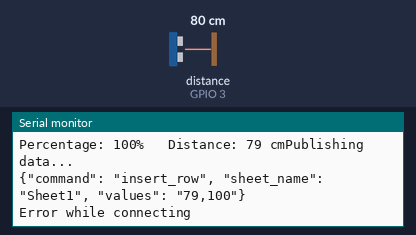
Simulated run of this sketch. Board: ESP8266 (NodeMCU). Shown: the last lines printed to the serial monitor. Wiring (inferred from the names in the program): ultrasonic range finder: trigger GPIO 2; echo GPIO 3. The test bench sets the inputs (shaded band); at power-on: distance to the obstacle (sensor on GPIO 3) 80 cm. The echo pulse lasts 58.3 µs per cm; WiFi joins after 1.5 s; servers stay silent unless stated.

Above: at 3.4 s.
3.5 s: distance to the obstacle (sensor on GPIO 3) set to 2 cm
At 7.65 s:
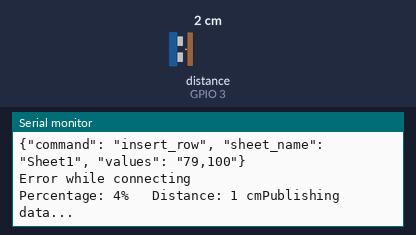
9.4 s: distance to the obstacle (sensor on GPIO 3) set to 4 cm
At 13.9 s:
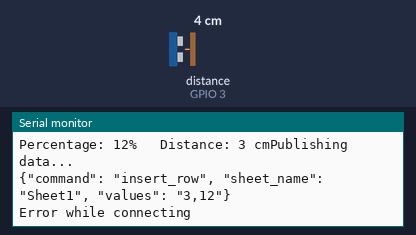
Timing chart, 0 to 15.4 s (numbered marks = the images above; inputs shaded):
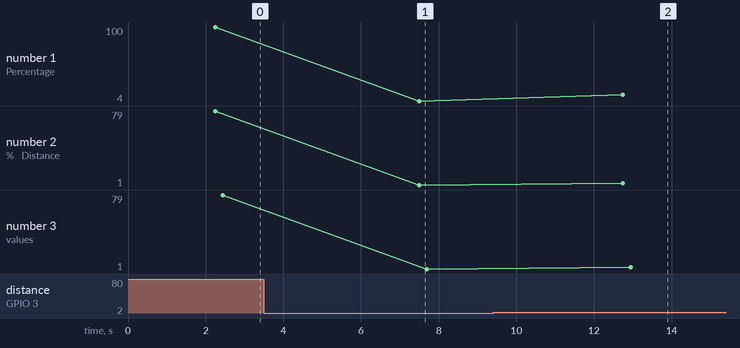

Measured:
- after the input at 3.5 s, the serial monitor: prints a new line after 4.0 s (image 1)
- after the input at 9.4 s, the serial monitor: prints a new line after 3.3 s (image 2)
- plotted number 1: 100 → 4 after the input at 3.5 s, 4 → 12 after the input at 9.4 s
- plotted number 2: 1 → 3 after the input at 9.4 s
- plotted number 3: 1 → 3 after the input at 9.4 s

The sketch:

ultrasonic_esp8266.ino
```cpp
#include <Arduino.h>
#include <ESP8266WiFi.h>
#include "HTTPSRedirect.h"

//Ultrasonic sensor
#define Trig_pin 2
#define Echo_pin 3
#define MAX_DISTANCE 300

// Enter network credentials:
const char* ssid     = "";
const char* password = "";

// Enter Google Script Deployment ID: CHANGE IF YOU CREATED NEW SPREADSHEET AND NEW DEPLOYMENT
const char *GScriptId = "AKfycbwtPs0ayulB02P2t3gbKtn_cZ1cBzy_khCVCTH5oTy8ByvmMLMjh72JNVCsIF0EDLtF-A";

// Enter command (insert_row or append_row) and your Google Sheets sheet name (default is Sheet1):
String payload_base =  "{\"command\": \"insert_row\", \"sheet_name\": \"Sheet1\", \"values\": ";
String payload = "";

// Google Sheets setup (do not edit)
const char* host = "script.google.com";
const int httpsPort = 443;
const char* fingerprint = "";
String url = String("/macros/s/") + GScriptId + "/exec";
HTTPSRedirect* client = nullptr;

void setup() {

  Serial.begin(9600);
  pinMode(Trig_pin, OUTPUT);
  pinMode(Echo_pin, INPUT);
  digitalWrite(Trig_pin, LOW);
  delay(10);
  Serial.println('\n');

  // Connect to WiFi
  WiFi.begin(ssid, password);
  Serial.print("Connecting to ");
  Serial.print(ssid); Serial.println(" ...");

  while (WiFi.status() != WL_CONNECTED) {
    delay(1000);
    Serial.print(".");
  }
  Serial.println('\n');
  Serial.println("Connection established!");
  Serial.print("IP address:\t");
  Serial.println(WiFi.localIP());

  // Use HTTPSRedirect class to create a new TLS connection
  client = new HTTPSRedirect(httpsPort);
  client->setInsecure();
  client->setPrintResponseBody(true);
  client->setContentTypeHeader("application/json");

  Serial.print("Connecting to ");
  Serial.println(host);

  // Try to connect for a maximum of 5 times
  bool flag = false;
  for (int i=0; i<5; i++){
    int retval = client->connect(host, httpsPort);
    if (retval == 1){
       flag = true;
       Serial.println("Connected");
       break;
    }
    else
      Serial.println("Connection failed. Retrying...");
  }
  if (!flag){
    Serial.print("Could not connect to server: ");
    Serial.println(host);
    return;
  }
  delete client;    // delete HTTPSRedirect object
  client = nullptr; // delete HTTPSRedirect object
}


void loop() {
  long duration;
  long distance;
  int percentage;
  digitalWrite(Trig_pin, HIGH);
  delayMicroseconds(11);
  digitalWrite(Trig_pin, LOW);
  duration = pulseIn(Echo_pin, HIGH);
  distance = duration * 0.034/2;
  percentage = map(distance, 0, 25, 0, 100);
  if(percentage < 0) {
    percentage = 0;
  }
  else if(percentage > 100) {
    percentage = 100;
  }
  Serial.print("Percentage: ");
  Serial.print(percentage);
  Serial.print("%   Distance: ");
  Serial.print(distance);
  Serial.print(" cm");

  static bool flag = false;
  if (!flag){
    client = new HTTPSRedirect(httpsPort);
    client->setInsecure();
    flag = true;
    client->setPrintResponseBody(true);
    client->setContentTypeHeader("application/json");
  }
  if (client != nullptr){
    if (!client->connected()){
      client->connect(host, httpsPort);
    }
  }
  else{
    Serial.println("Error creating client object!");
  }

  // Create json object string to send to Google Sheets
  payload = payload_base + "\"" + distance + "," + percentage + "\"}";

  // Publish data to Google Sheets
  Serial.println("Publishing data...");
  Serial.println(payload);
  if(client->POST(url, host, payload)){
    // do stuff here if publish was successful
  }
  else{
    // do stuff here if publish was not successful
    Serial.println("Error while connecting");
  }

  // a delay of several seconds is required before publishing again
  delay(5000);
}
```
